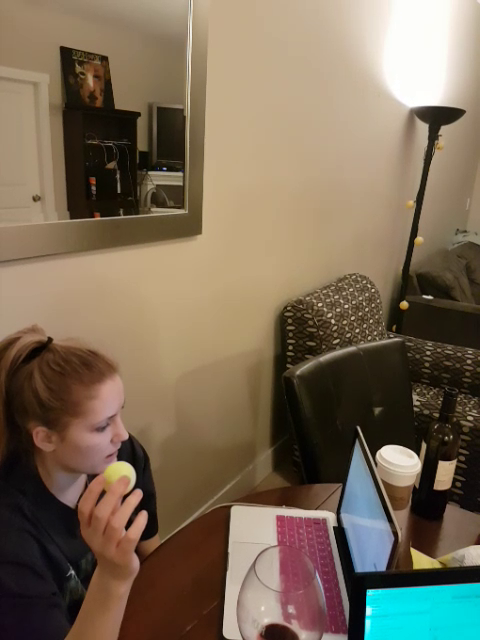
#> input picture frame 27 of ball_quick_toss.mp4, 480 x 640 px, given in place of orange_shots.mp4, which was not available
$ python ball_and_circle.py
#> lines starting #> are read from the running program, lines starting #| are printed output that depends on the picture; after the words box and inside, x2 and y2 are one past the last pixel; in counts of white or black regions, pixels touching at a corner belong together; pictures that were not available may be replaced by others from this repository, and a replacement may not be noted
__author__ = 'Matt Cordoba'
import cv2
import numpy as np
import sys
from collections import deque
#cap = cv2.VideoCapture(0) #webcam
cap = cv2.VideoCapture('orange_shots.mp4')
lower = (18, 120, 180)# 22 180 180
upper = (26, 255, 255) #18 140 236
video_path = 'orange_shots.mp4'#'orange_ball.mp4'#None#'ball_quick_toss.mp4'#None#'orange_ball.mp4'##'green_stuff.mp4'#'ball_tracking_example.mp4'#'orange_ball.mp4'#
buffer = 32
pts = deque(maxlen=buffer)
while (True):
    image = cap.read()[1]
#> image is the input picture: shape (640, 480, 3); mean B, G, R 87.3, 107.5, 122.7
    try:
        output = image.copy()
    except AttributeError:
        break
    gray = cv2.cvtColor(image, cv2.COLOR_BGR2GRAY)
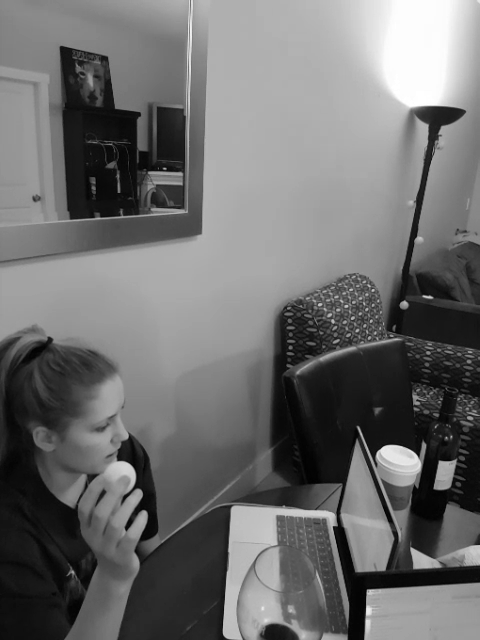
#> gray: shape (640, 480); min 0, max 255, mean 109.6

    # detect circles in the image
    circles = cv2.HoughCircles(gray, cv2.HOUGH_GRADIENT, 1.2, 75)
#> circles = [[306.6, 606.6, 69.12]]
    if circles is not None:
        # convert the (x, y) coordinates and radius of the circles to integers
        circles = np.round(circles[0, :]).astype("int")
#> circles = [[307, 607, 69]]

        # loop over the (x, y) coordinates and radius of the circles
        for (x, y, r) in circles:
            # draw the circle in the output image, then draw a rectangle
            # corresponding to the center of the circle
            cv2.circle(output, (x, y), r, (0, 255, 0), 4)
            cv2.rectangle(output, (x - 5, y - 5), (x + 5, y + 5), (0, 128, 255), -1)
#> this loop made 1 pass
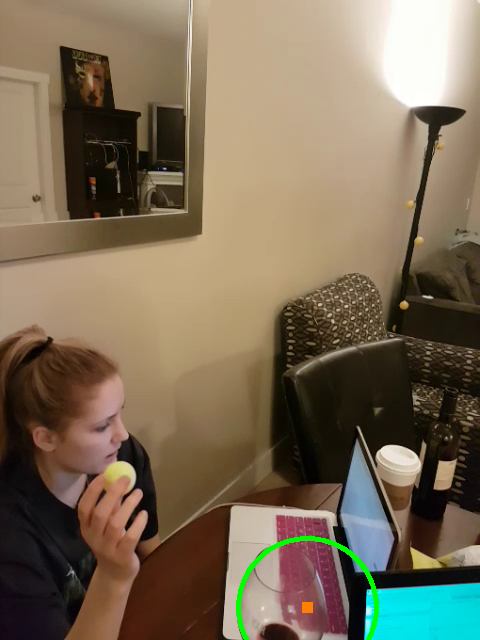
#> output: shape (640, 480, 3); 0.5% of pixels changed, all inside (x1, y1, x2, y2) = (236, 536, 379, 640)


    ###track ball
    hsv = cv2.cvtColor(image, cv2.COLOR_BGR2HSV)
#> hsv: shape (640, 480, 3); mean H, S, V 29, 108.8, 127.9

    # construct a mask for the color "orange", then perform
    # a series of dilations and erosions to remove any small
    # blobs left in the mask
    mask = cv2.inRange(hsv, lower, upper)
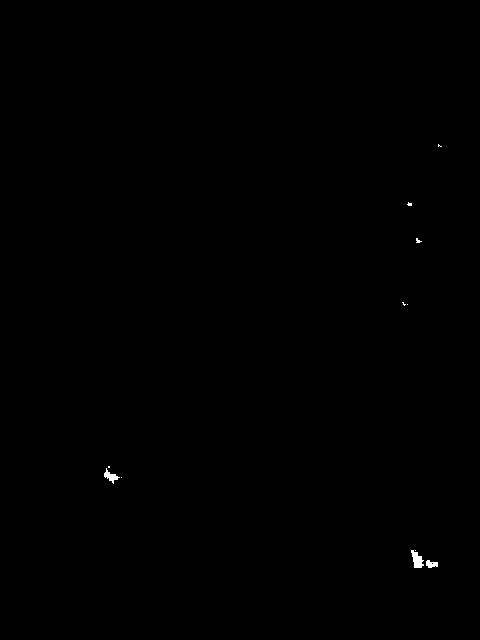
#> mask: shape (640, 480); 0.12% white; 11 white regions (8 under 20 px), largest, box (x1, y1, x2, y2) and area: (411, 550, 424, 568) 141, (104, 468, 120, 484) 98, (426, 560, 438, 568) 67
    mask = cv2.erode(mask, None, iterations=2)
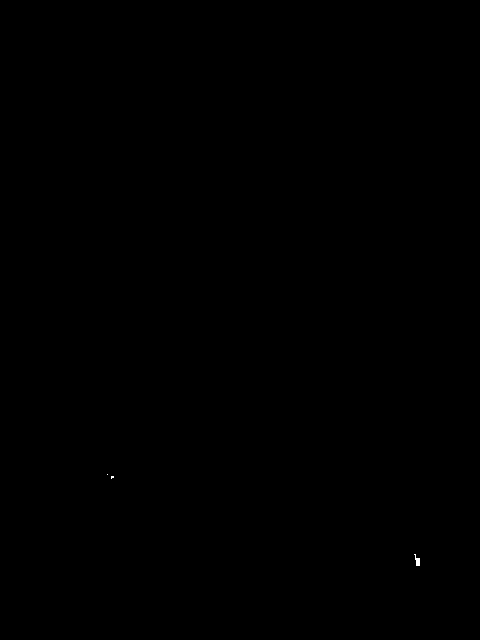
#> mask: shape (640, 480); 0.02% white; 3 white regions (2 under 20 px), largest, box (x1, y1, x2, y2) and area: (414, 554, 420, 566) 39
    mask = cv2.dilate(mask, None, iterations=2)
#> mask: shape (640, 480); 0.06% white; 2 white regions

    # find contours in the mask and initialize the current
    # (x, y) center of the ball
    cnts = cv2.findContours(mask.copy(), cv2.RETR_EXTERNAL,
                            cv2.CHAIN_APPROX_SIMPLE)[-2]
#> cnts = 2 contours; box (x1, y1, x2, y2) and area: (412, 552, 422, 568) 104, (105, 472, 116, 481) 52
    center = None

    # only proceed if at least one contour was found
    if len(cnts) > 0:
        # find the largest contour in the mask, then use
        # it to compute the minimum enclosing circle and
        # centroid
        c = max(cnts, key=cv2.contourArea)
#> c = contour of 11 points, box (x1, y1, x2, y2) (412, 552, 422, 568), area 104
        ((x, y), radius) = cv2.minEnclosingCircle(c)
#> x = 416.5; y = 559.5; radius = 8.75
        M = cv2.moments(c)
#> M = moments, m00 103.5, centre m10/m00, m01/m00 = (416.7, 559.9)
        center = (int(M["m10"] / M["m00"]), int(M["m01"] / M["m00"]))
#> center = (416, 559)

        # only proceed if the radius meets a minimum size
        if radius > 4:
            # draw the circle and centroid on the frame,
            # then update the list of tracked points
            cv2.circle(output, (int(x), int(y)), int(radius),
                       (0, 255, 255), 2)
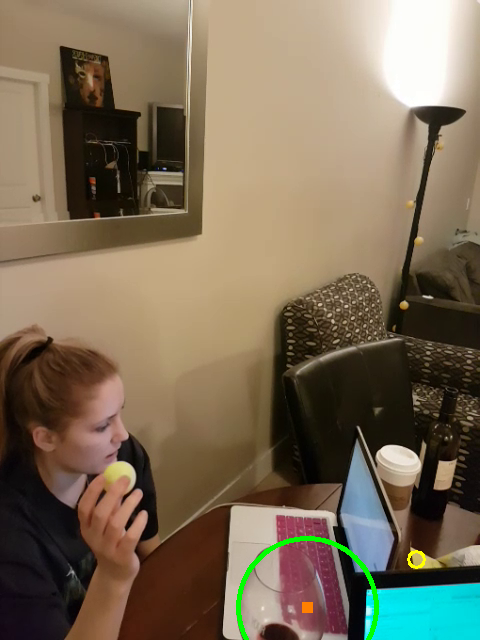
#> output: shape (640, 480, 3); 0.05% of pixels changed, all inside (x1, y1, x2, y2) = (407, 550, 426, 569)
            cv2.circle(output, center, 5, (0, 0, 255), -1)
#> output: shape (640, 480, 3); 0.03% of pixels changed, all inside (x1, y1, x2, y2) = (411, 554, 422, 565)

    # update the points queue
    pts.appendleft(center)

    # loop over the set of tracked points
    for i in xrange(1, len(pts)):
        # if either of the tracked points are None, ignore
        # them
        if pts[i - 1] is None or pts[i] is None:
            continue

        # otherwise, compute the thickness of the line and
        # draw the connecting lines
        thickness = int(np.sqrt(32 / float(i + 1)) * 2.5)
        cv2.line(output, pts[i - 1], pts[i], (0, 0, 255), thickness)


    # show the output image
    cv2.imshow("output", output)
    key = cv2.waitKey(1) & 0xFF
#> (key q is pressed here)

    # if the 'q' key is pressed, stop the loop
    if key == ord("q"):
        break
